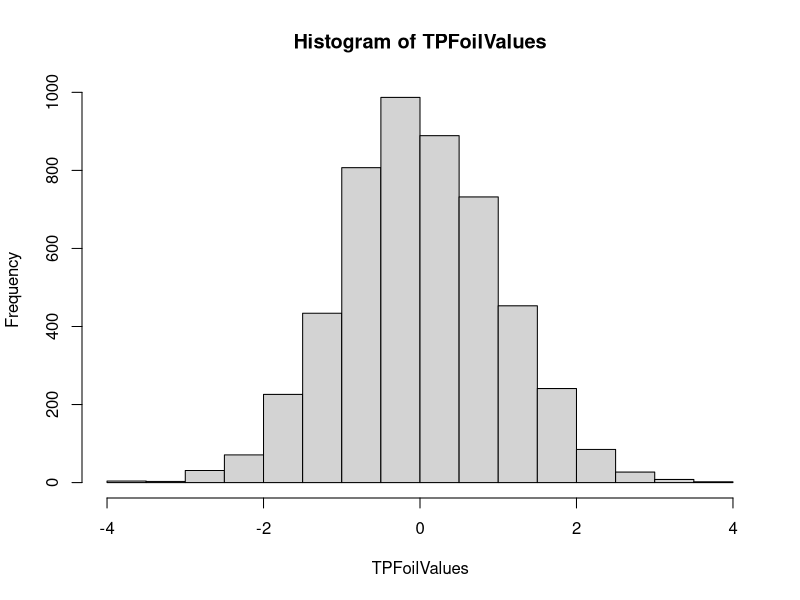
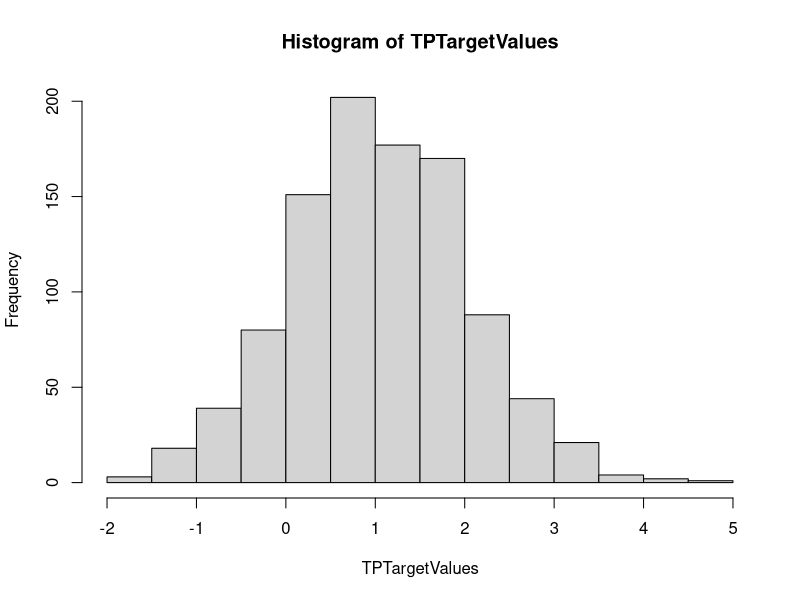
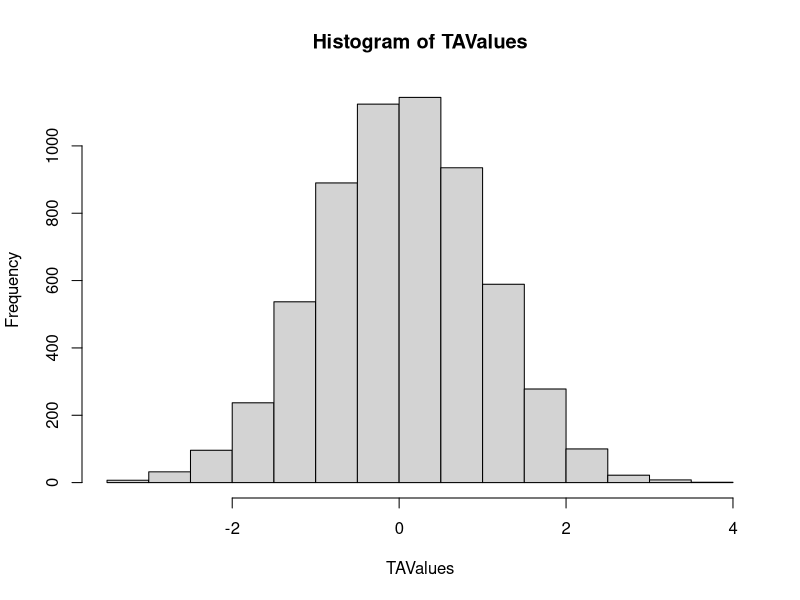

These charts were generated, in order, by the following R code:

mu <- 1
sigma <- 1
TPFoilValues <- matrix(rnorm(5000), nrow = 1000)
TPTargetValues <- matrix(rnorm(1000,mu,sigma), nrow = 1000)
TPValues <- cbind(TPFoilValues, TPTargetValues)
TAValues <- matrix(rnorm(6000), nrow = 1000)
head(TPValues, n=10)
head(TAValues, n=10)
hist(TPFoilValues)
hist(TPTargetValues)
hist(TAValues)